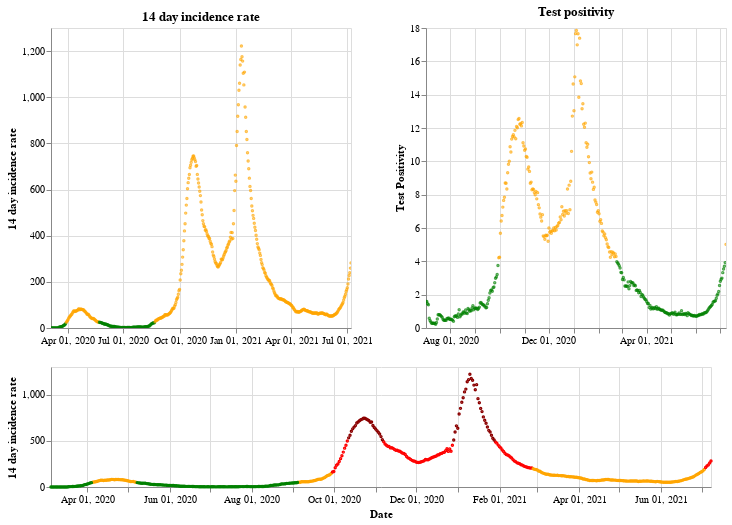

Source (notebook cell):
### Markdown cell above
## Northern Ireland

### Code cell
plot_traffic_light('Northern Ireland')

### Figure 1 — Vega-Lite specification as saved in the notebook (floating-point values rounded to 4 significant figures; data arrays with more than 128 entries replaced by an {"elided": "..."} marker saying what was removed)
{"config": {"view": {"continuousWidth": 400, "continuousHeight": 300}}, "vconcat": [{"hconcat": [{"mark": {"type": "point", "size": 2}, "encoding": {"color": {"condition": {"value": "green", "test": "(datum.twoWeeklyCasesRate <= 25)"}, "value": "orange"}, "tooltip": [{"type": "nominal", "field": "areaName"}, {"type": "temporal", "field": "date"}, {"type": "quantitative", "field": "twoWeeklyCasesRate"}, {"type": "quantitative", "field": "testPositivity"}], "x": {"type": "temporal", "axis": {"title": ""}, "field": "date", "scale": {"domain": {"selection": "DateBrush"}}, "timeUnit": "yearmonthdate"}, "y": {"type": "quantitative", "axis": {"title": "14 day incidence rate"}, "field": "twoWeeklyCasesRate"}}, "title": "14 day incidence rate", "width": 300}, {"mark": {"type": "point", "size": 2}, "encoding": {"color": {"condition": {"value": "green", "test": "(datum.testPositivity <= 4)"}, "value": "orange"}, "tooltip": [{"type": "nominal", "field": "areaName"}, {"type": "temporal", "field": "date"}, {"type": "quantitative", "field": "twoWeeklyCasesRate"}, {"type": "quantitative", "field": "testPositivity"}], "x": {"type": "temporal", "axis": {"title": ""}, "field": "date", "scale": {"domain": {"selection": "DateBrush"}}, "timeUnit": "yearmonthdate"}, "y": {"type": "quantitative", "axis": {"title": "Test Positivity"}, "field": "testPositivity"}}, "title": "Test positivity", "width": 300}]}, {"layer": [{"mark": {"type": "point", "size": 2}, "encoding": {"color": {"condition": {"value": "orange", "test": "(((datum.testPositivity < 4) && (datum.twoWeeklyCasesRate >= 50)) && (datum.twoWeeklyCasesRate < 200))"}, "value": "red"}, "opacity": {"condition": {"value": 1, "test": "((datum.twoWeeklyCasesRate >= 50) && (datum.twoWeeklyCasesRate < 500))"}, "value": 0}, "tooltip": [{"type": "nominal", "field": "areaName"}, {"type": "temporal", "field": "date"}, {"type": "quantitative", "field": "twoWeeklyCasesRate"}, {"type": "quantitative", "field": "testPositivity"}], "x": {"type": "temporal", "axis": {"title": "Date"}, "field": "date", "timeUnit": "yearmonthdate"}, "y": {"type": "quantitative", "axis": {"title": "14 day incidence rate"}, "field": "twoWeeklyCasesRate"}}, "selection": {"DateBrush": {"type": "interval", "encodings": ["x"], "fields": ["Time"]}}}, {"mark": {"type": "point", "size": 2}, "encoding": {"color": {"value": "darkred"}, "opacity": {"condition": {"value": 1, "test": "(datum.twoWeeklyCasesRate >= 500)"}, "value": 0}, "tooltip": [{"type": "nominal", "field": "areaName"}, {"type": "temporal", "field": "date"}, {"type": "quantitative", "field": "twoWeeklyCasesRate"}, {"type": "quantitative", "field": "testPositivity"}], "x": {"type": "temporal", "axis": {"title": "Date"}, "field": "date", "timeUnit": "yearmonthdate"}, "y": {"type": "quantitative", "axis": {"title": "14 day incidence rate"}, "field": "twoWeeklyCasesRate"}}}, {"mark": {"type": "point", "size": 2}, "encoding": {"color": {"condition": {"value": "green", "test": "((datum.testPositivity < 4) && (datum.twoWeeklyCasesRate < 50))"}, "value": "orange"}, "opacity": {"condition": {"value": 1, "test": "(datum.twoWeeklyCasesRate < 50)"}, "value": 0}, "tooltip": [{"type": "nominal", "field": "areaName"}, {"type": "temporal", "field": "date"}, {"type": "quantitative", "field": "twoWeeklyCasesRate"}, {"type": "quantitative", "field": "testPositivity"}], "x": {"type": "temporal", "axis": {"title": "Date"}, "field": "date", "timeUnit": "yearmonthdate"}, "y": {"type": "quantitative", "axis": {"title": "14 day incidence rate"}, "field": "twoWeeklyCasesRate"}}}], "height": 120, "width": 660}], "data": {"name": "data-e2824f76ec57569c54443329b4194220"}, "$schema": "https://vega.github.io/schema/vega-lite/v4.8.1.json", "datasets": {"data-e2824f76ec57569c54443329b4194220": {"elided": "491 records"}}}
